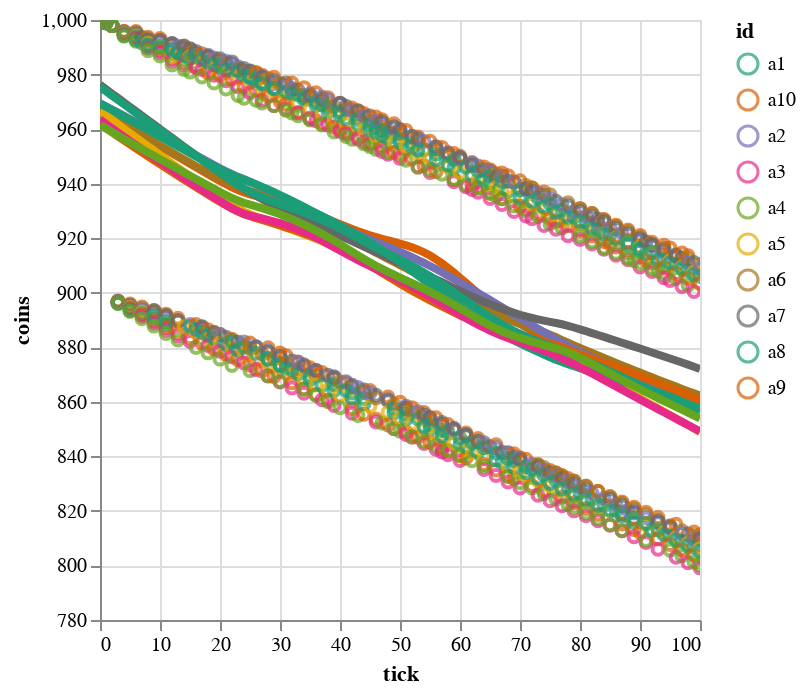

Notebook cell for this chart:
### Code cell
analysis.plot_agents(agents)

### Figure 1 — Vega-Lite specification as saved in the notebook (floating-point values rounded to 4 significant figures; data arrays with more than 128 entries replaced by an {"elided": "..."} marker saying what was removed)
{"config": {"view": {"continuousWidth": 300, "continuousHeight": 300}}, "layer": [{"mark": {"type": "point"}, "encoding": {"color": {"field": "id", "scale": {"scheme": "dark2"}, "type": "ordinal"}, "x": {"field": "tick", "type": "quantitative"}, "y": {"field": "coins", "scale": {"zero": false}, "type": "quantitative"}}, "name": "view_1"}, {"mark": {"type": "line", "size": 4}, "encoding": {"color": {"field": "id", "scale": {"scheme": "dark2"}, "type": "ordinal"}, "x": {"field": "tick", "type": "quantitative"}, "y": {"field": "coins", "scale": {"zero": false}, "type": "quantitative"}}, "transform": [{"loess": "coins", "on": "tick", "bandwidth": 0.5, "groupby": ["id"]}]}], "data": {"name": "data-12b97f19eba7bd9c655c8193cb6f6145"}, "params": [{"name": "param_1", "select": {"type": "interval", "encodings": ["x", "y"]}, "bind": "scales", "views": ["view_1"]}], "$schema": "https://vega.github.io/schema/vega-lite/v5.8.0.json", "datasets": {"data-12b97f19eba7bd9c655c8193cb6f6145": {"elided": "1010 records"}}}
